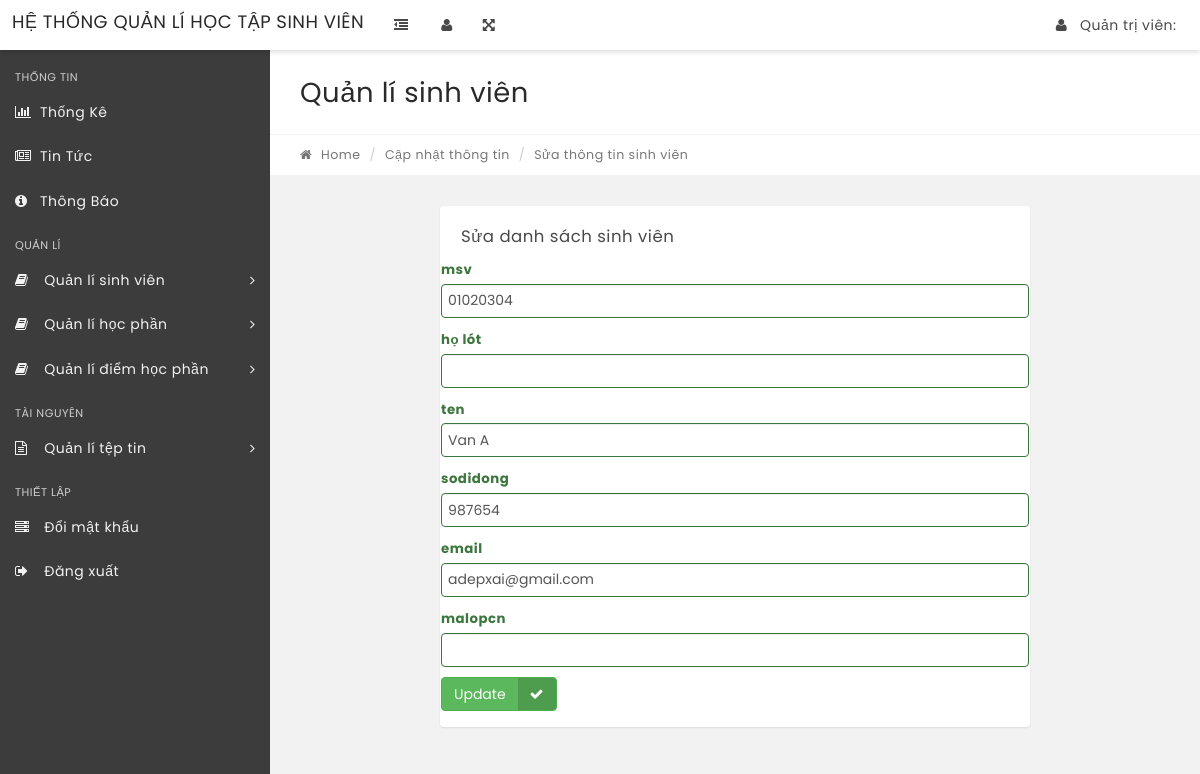
Page /edit-class.php?classid=1 on the committed database.
### tables this page shows
CREATE TABLE `tbl_sinhvien` (
  `msv` varchar(10) NOT NULL,
  `holot` varchar(20) DEFAULT NULL,
  `ten` varchar(10) DEFAULT NULL,
  `sodidong` varchar(15) DEFAULT NULL,
  `email` varchar(30) DEFAULT NULL,
  `mlcn` varchar(10) DEFAULT NULL,
  `id` int(11) DEFAULT NULL
);

### edit-class.php (the view, shortened to what this page needs)
<?php
include('/xampp/htdocs/qldsv_29_11_2023/qldsv/db_conn/db_connection.php');
if(strlen($_SESSION['alogin'])=="")
    {
    header("Location: index.php");
    }
    else{
?>
<!DOCTYPE html>
<html lang="en">
    <head>
        <link rel="stylesheet" href="css/bootstrap.css" media="screen" >
        <link rel="stylesheet" href="css/font-awesome.min.css" media="screen" >
        <link rel="stylesheet" href="css/animate-css/animate.min.css" media="screen" >
        <link rel="stylesheet" href="css/lobipanel/lobipanel.min.css" media="screen" >
        <link rel="stylesheet" href="css/prism/prism.css" media="screen" >
        <link rel="stylesheet" href="css/main.css" media="screen" >
    </head>
    <body class="top-navbar-fixed">
        <div class="main-wrapper">
            <?php include('/xampp/htdocs/qldsv_29_11_2023/qldsv/includes/admin_ui/admin_nav_bar.php');?>
            <div class="content-wrapper">
                <div class="content-container">
<?php include('/xampp/htdocs/qldsv_29_11_2023/qldsv/includes/admin_ui/admin_left_sidebar.php');?>
                    <div class="main-page">
                        <div class="container-fluid">
                            <div class="row page-title-div">
                                <div class="col-md-6">
                                    <h2 class="title">Quản lí sinh viên </h2>
                                </div>
                            </div>
                            <div class="row breadcrumb-div">
                                <div class="col-md-6">
                                    <ul class="breadcrumb">
            							<li><a href="dashboard.php"><i class="fa fa-home"></i> Home</a></li>
            							<li><a href="#">Cập nhật thông tin </a></li>
            							<li class="active">Sửa thông tin sinh viên </li>
            						</ul>
                                </div>
                            </div>
                        </div>
                        <section class="section">
                            <div class="container-fluid">
                                <div class="row">
                                    <div class="col-md-8 col-md-offset-2">
                                        <div class="panel">
                                            <div class="panel-heading">
                                                <div class="panel-title">
                                                    <h5>Sửa danh sách sinh viên</h5>
                                                </div>
                                            </div>
                                                <form method="post">
<?php
$cid=intval($_GET['classid']);
$sql = "SELECT * from tbl_sinhvien where id=:cid";
$query = $dbh->prepare($sql);
$query->bindParam(':cid',$cid,PDO::PARAM_STR);
$query->execute();
$results=$query->fetchAll(PDO::FETCH_OBJ);
if($query->rowCount() > 0)
{
foreach($results as $result)
{   ?>
<?php }} ?>
                                                    <div class="form-group has-success">
                                                        <label for="success" class="control-label">msv</label>
                                                		<div class="">
                                                			<input type="text" name="msv" value="<?php echo htmlentities($result->msv);?>" required="required" class="form-control" id="success">
                                                		</div>
                                                	</div>
                                                       <div class="form-group has-success">
                                                        <label for="success" class="control-label">họ lót </label>
                                                        <div class="">
                                                            <input type="text" name="holot" value="<?php echo htmlentities($result->$holot);?>" required="required" class="form-control" id="success">
                                                        </div>
                                                    </div>
                                                     <div class="form-group has-success">
                                                        <label for="success" class="control-label">ten</label>
                                                        <div class="">
                                                            <input type="text" name="ten" value="<?php echo htmlentities($result->ten);?>" class="form-control" required="required" id="success">
                                                        </div>
                                                    </div>
                                                    <div class="form-group has-success">
                                                        <label for="success" class="control-label">sodidong</label>
                                                        <div class="">
                                                            <input type="text" name="sodidong" value="<?php echo htmlentities($result->sodidong);?>" class="form-control" required="required" id="success">
                                                        </div>
                                                    </div>
                                                    <div class="form-group has-success">
                                                        <label for="success" class="control-label">email</label>
                                                        <div class="">
                                                            <input type="text" name="email" value="<?php echo htmlentities($result->email);?>" class="form-control" required="required" id="success">
                                                        </div>
                                                    </div>
                                                    <div class="form-group has-success">
                                                        <label for="success" class="control-label">malopcn</label>
                                                        <div class="">
                                                            <input type="text" name="mlcn" value="<?php echo htmlentities($result->$mlcn);?>" class="form-control" required="required" id="success">
                                                        </div>
                                                    </div>
  <div class="form-group has-success">
                                                        <div class="">
                                                           <button type="submit" name="update" class="btn btn-success btn-labeled">Update<span class="btn-label btn-label-right"><i class="fa fa-check"></i></span></button>
                                                    </div>
                                                </form>
                                            </div>
                                        </div>
                                    </div>
                                </div>
                            </div>
                    </div>
                </div>
            </div>
    </body>
</html>
<?php  } ?>

### rows in the picture
tbl_sinhvien: msv "01020304", ten "Van A", sodidong "987654", email "adepxai@gmail.com"
